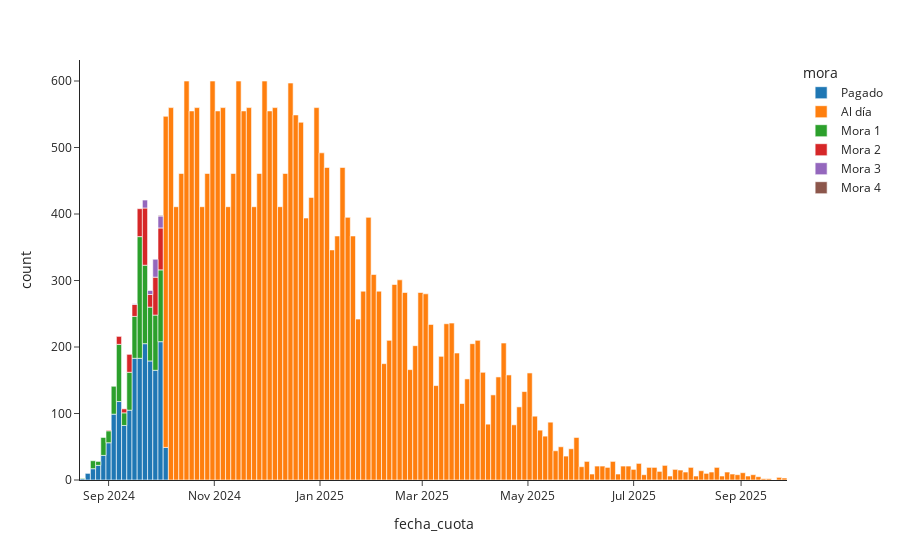

This figure's notebook cell:
### Code cell
fig = px.histogram(grouped, template='simple_white', histfunc=modo, x=category, y=variable, color=compare)
fig.show()

### Figure 1 — Plotly figure (JSON) as saved in the notebook; plotly's stock layout.template omitted (floating-point values rounded to 4 significant figures; data arrays with more than 128 entries replaced by an {"elided": "..."} marker saying what was removed)
{"data": [{"alignmentgroup": "True", "bingroup": "x", "histfunc": "count", "hovertemplate": "mora=Pagado<br>fecha_cuota=%{x}<br>count=%{y}<extra></extra>", "legendgroup": "Pagado", "marker": {"color": "#1F77B4", "pattern": {"shape": ""}}, "name": "Pagado", "offsetgroup": "Pagado", "orientation": "v", "showlegend": true, "type": "histogram", "x": {"elided": "1720 str values"}, "xaxis": "x", "y": {"elided": "1720 float values"}, "yaxis": "y"}, {"alignmentgroup": "True", "bingroup": "x", "histfunc": "count", "hovertemplate": "mora=Al día<br>fecha_cuota=%{x}<br>count=%{y}<extra></extra>", "legendgroup": "Al día", "marker": {"color": "#FF7F0E", "pattern": {"shape": ""}}, "name": "Al día", "offsetgroup": "Al día", "orientation": "v", "showlegend": true, "type": "histogram", "x": {"elided": "26329 str values"}, "xaxis": "x", "y": {"elided": "26329 float values"}, "yaxis": "y"}, {"alignmentgroup": "True", "bingroup": "x", "histfunc": "count", "hovertemplate": "mora=Mora 1<br>fecha_cuota=%{x}<br>count=%{y}<extra></extra>", "legendgroup": "Mora 1", "marker": {"color": "#2CA02C", "pattern": {"shape": ""}}, "name": "Mora 1", "offsetgroup": "Mora 1", "orientation": "v", "showlegend": true, "type": "histogram", "x": {"elided": "904 str values"}, "xaxis": "x", "y": {"elided": "904 float values"}, "yaxis": "y"}, {"alignmentgroup": "True", "bingroup": "x", "histfunc": "count", "hovertemplate": "mora=Mora 2<br>fecha_cuota=%{x}<br>count=%{y}<extra></extra>", "legendgroup": "Mora 2", "marker": {"color": "#D62728", "pattern": {"shape": ""}}, "name": "Mora 2", "offsetgroup": "Mora 2", "orientation": "v", "showlegend": true, "type": "histogram", "x": {"elided": "331 str values"}, "xaxis": "x", "y": {"elided": "331 float values"}, "yaxis": "y"}, {"alignmentgroup": "True", "bingroup": "x", "histfunc": "count", "hovertemplate": "mora=Mora 3<br>fecha_cuota=%{x}<br>count=%{y}<extra></extra>", "legendgroup": "Mora 3", "marker": {"color": "#9467BD", "pattern": {"shape": ""}}, "name": "Mora 3", "offsetgroup": "Mora 3", "orientation": "v", "showlegend": true, "type": "histogram", "x": ["2024-09-21T00:00:00", "2024-09-22T00:00:00", "2024-09-22T00:00:00", "2024-09-22T00:00:00", "2024-09-23T00:00:00", "2024-09-23T00:00:00", "2024-09-23T00:00:00", "2024-09-23T00:00:00", "2024-09-23T00:00:00", "2024-09-24T00:00:00", "2024-09-24T00:00:00", "2024-09-26T00:00:00", "2024-09-26T00:00:00", "2024-09-26T00:00:00", "2024-09-26T00:00:00", "2024-09-27T00:00:00", "2024-09-27T00:00:00", "2024-09-27T00:00:00", "2024-09-27T00:00:00", "2024-09-27T00:00:00", "2024-09-27T00:00:00", "2024-09-28T00:00:00", "2024-09-28T00:00:00", "2024-09-28T00:00:00", "2024-09-28T00:00:00", "2024-09-28T00:00:00", "2024-09-28T00:00:00", "2024-09-28T00:00:00", "2024-09-28T00:00:00", "2024-09-29T00:00:00", "2024-09-29T00:00:00", "2024-09-29T00:00:00", "2024-09-29T00:00:00", "2024-09-29T00:00:00", "2024-09-29T00:00:00", "2024-09-29T00:00:00", "2024-09-29T00:00:00", "2024-09-29T00:00:00", "2024-09-29T00:00:00", "2024-09-29T00:00:00", "2024-09-30T00:00:00", "2024-09-30T00:00:00", "2024-09-30T00:00:00", "2024-09-30T00:00:00", "2024-09-30T00:00:00", "2024-09-30T00:00:00", "2024-10-01T00:00:00", "2024-10-01T00:00:00", "2024-10-01T00:00:00", "2024-10-01T00:00:00", "2024-10-02T00:00:00", "2024-10-02T00:00:00", "2024-10-02T00:00:00", "2024-10-02T00:00:00", "2024-10-02T00:00:00", "2024-09-17T00:00:00", "2024-09-21T00:00:00", "2024-09-21T00:00:00", "2024-09-22T00:00:00", "2024-09-27T00:00:00", "2024-09-29T00:00:00", "2024-09-30T00:00:00", "2024-10-01T00:00:00", "2024-10-02T00:00:00"], "xaxis": "x", "y": [35.83, 26.38, 23.67, 25.87, 25.87, 25.87, 32.77, 26.38, 31.84, 26.61, 31.84, 25.87, 31.84, 29.27, 32.98, 36.53, 29.22, 36.29, 28.21, 31.84, 31.84, 33.03, 21.35, 32.47, 22.08, 24.4, 28.65, 25.32, 24.4, 24.4, 32.41, 18.91, 17.96, 24.4, 26.91, 24.4, 32.47, 33.43, 30.59, 40.69, 22.02, 25.32, 32.98, 23.05, 29.47, 32.47, 33.17, 24.4, 22.88, 22.88, 22.88, 20.14, 35.34, 24.95, 31.45, 23.34, 15.03, 28.85, 15.67, 19.9, 18.52, 30.41, 23.6, 42.29], "yaxis": "y"}, {"alignmentgroup": "True", "bingroup": "x", "histfunc": "count", "hovertemplate": "mora=Mora 4<br>fecha_cuota=%{x}<br>count=%{y}<extra></extra>", "legendgroup": "Mora 4", "marker": {"color": "#8C564B", "pattern": {"shape": ""}}, "name": "Mora 4", "offsetgroup": "Mora 4", "orientation": "v", "showlegend": true, "type": "histogram", "x": ["2024-10-02T00:00:00"], "xaxis": "x", "y": [23.34], "yaxis": "y"}], "layout": {"barmode": "relative", "legend": {"title": {"text": "mora"}, "tracegroupgap": 0}, "margin": {"t": 60}, "xaxis": {"anchor": "y", "domain": [0, 1], "title": {"text": "fecha_cuota"}}, "yaxis": {"anchor": "x", "domain": [0, 1], "title": {"text": "count"}}}}
